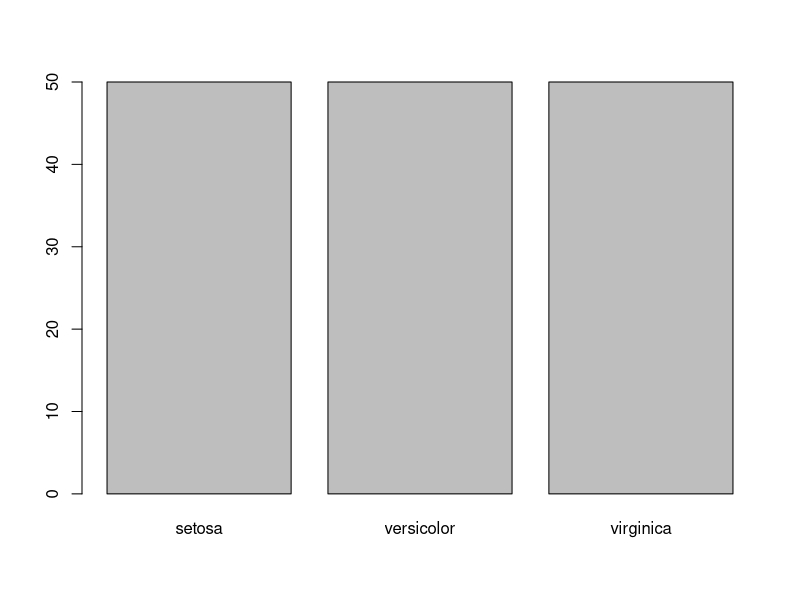
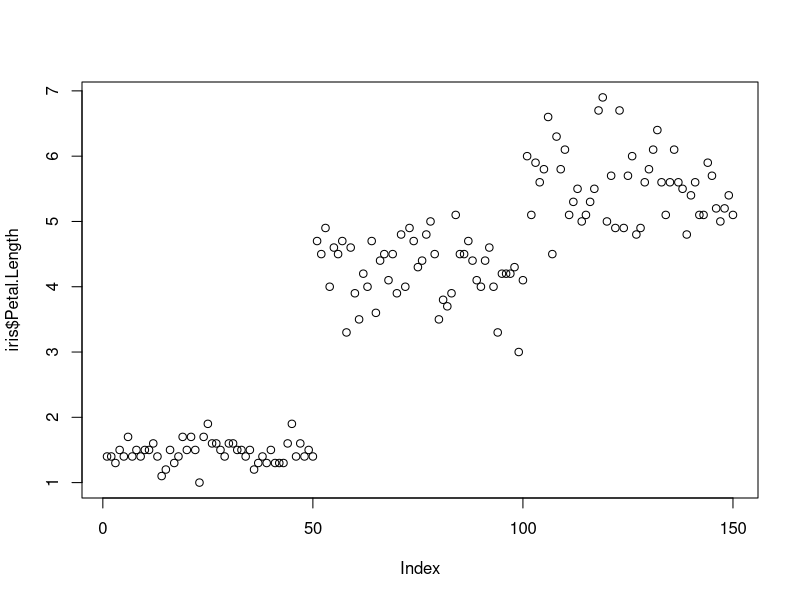
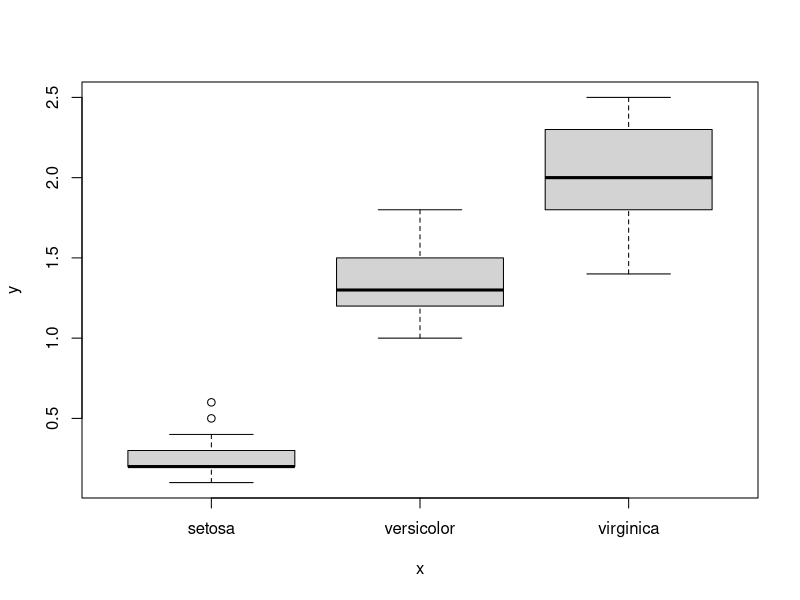
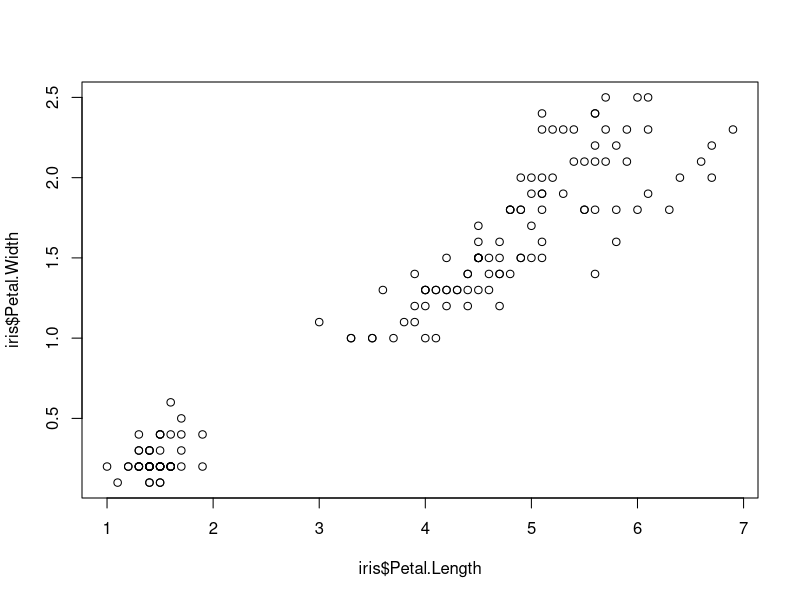
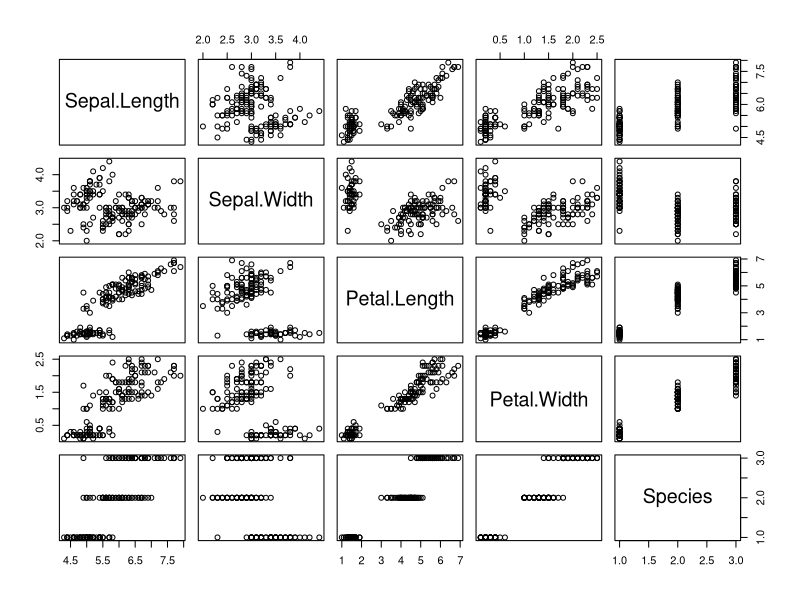
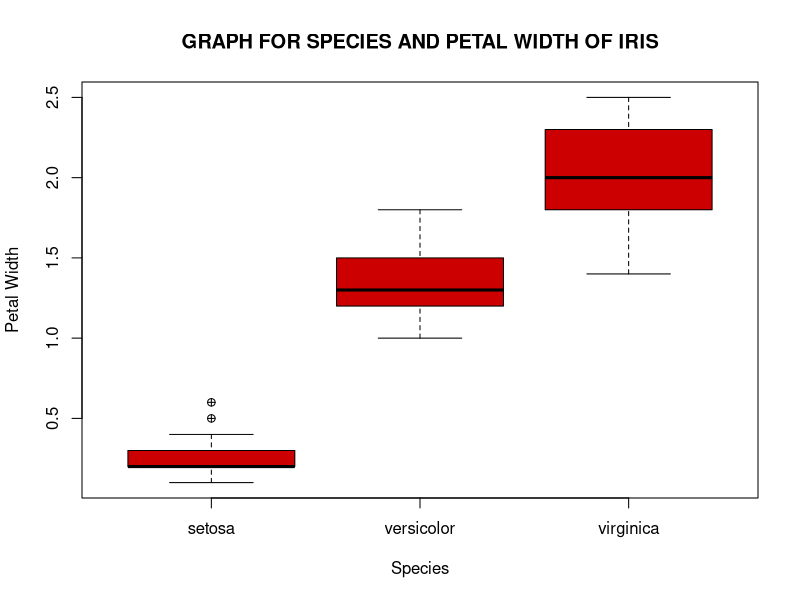
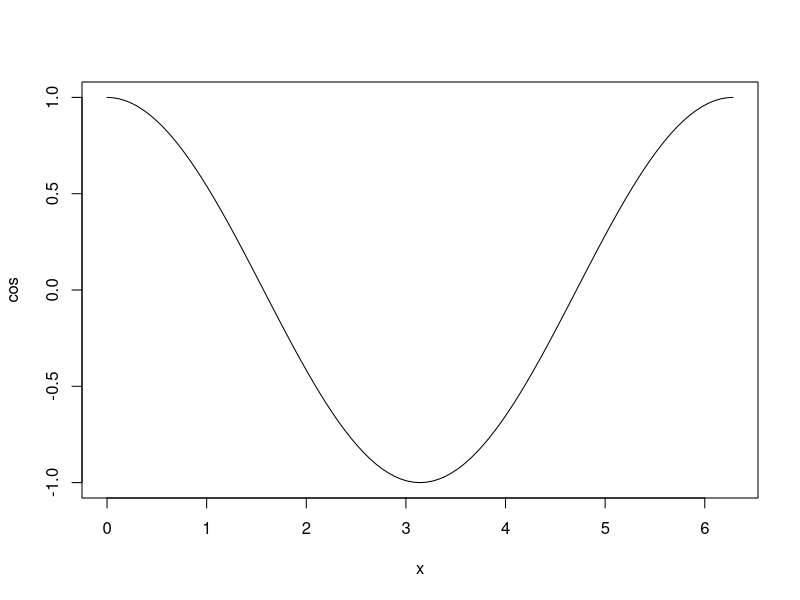
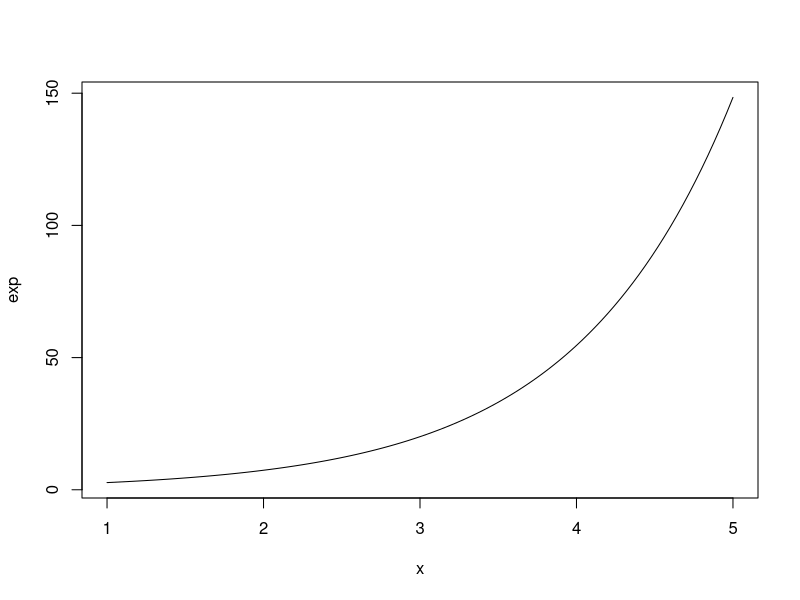

Reproduce these figures in R, in order.
install.packages("pacman")
## loading datasets ##
library(datasets) # Load/unload base data packages

# LOAD DATA #
head(iris)

# PLOT DATA WITH PLOT() #####
?plot #help for plot

plot(iris$Species) #categorical variable
plot(iris$Petal.Length) #quantitative variable
plot(iris$Species, iris$Petal.Width)  #cat x quant
plot(iris$Petal.Length, iris$Petal.Width)  #quant pair
plot(iris)

# PLOT WITH OPTIONS
plot(iris$Species, iris$Petal.Width,
     col= "#cc0000", #hex code for colors, you can find this on internet
     pch= 10,        #use solid circles for point
     main= "GRAPH FOR SPECIES AND PETAL WIDTH OF IRIS",
     xlab= "Species",
     ylab= "Petal Width")
     
#PLOT FORMULAS WITH PLOT()

plot(cos,0,2*pi)             
plot(exp,1,5)                
plot(dnorm,-3,3)            #density of a normal distribution

#FORMULA PLOT WITH OPTIONS
plot(cos,0,2*pi,
     col= "#0000cc",
     lwd= 5,
     main= "GRAPH OF COSINE",
     xlab= "x",
     ylab= "y")

plot(exp,1,5,
     col= "#0000cc",
     lwd= 5,
     main= "GRAPH OF EXPONENTIAL NUMBER",
     xlab= "x",
     ylab= "y")

plot(dnorm,-3,3,
     col= "#0000cc",
     lwd= 5,
     main= "GRAPH OF DENSITY OF NORMAL DISTRIBUTION",
     xlab= "x",
     ylab= "y")


